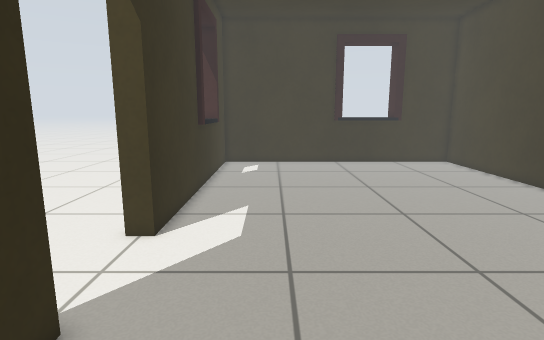
[1] (above)

14 first-person views from a walk through a world built for the Gazebo simulator. The camera is 0.83 m above the floor, tilts 10° down and sees 80° across. The floor is counted in squares, 0.2 m on a side. Each view is taken from the middle of a square. On the plan, view 1 faces up. The plan holds only what a view shows up to about 20 squares ahead; the rest is blank.

[2]
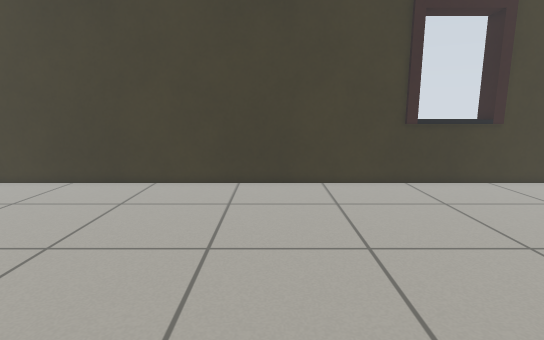

[3]
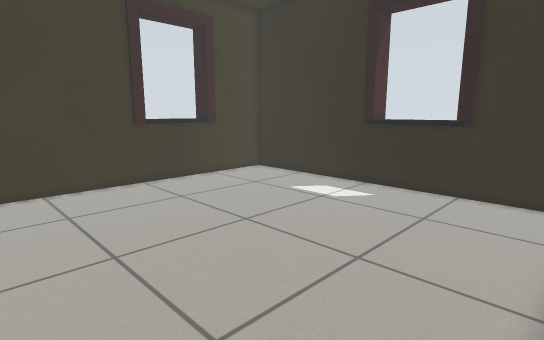

[4]
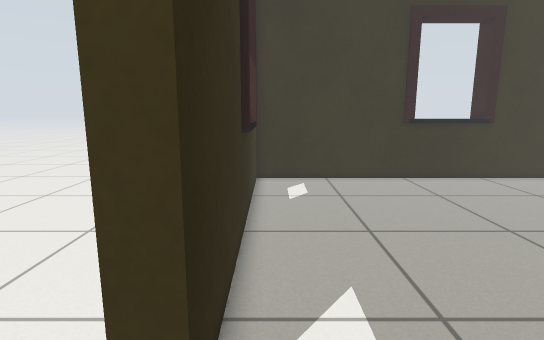

[5]
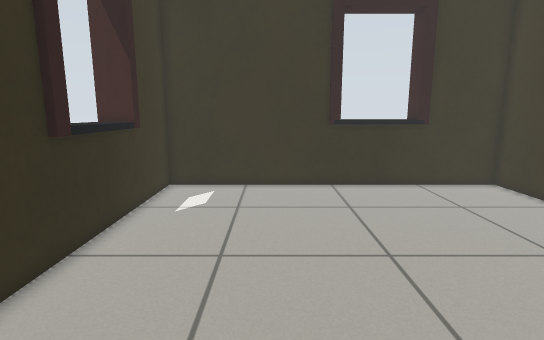

[6]
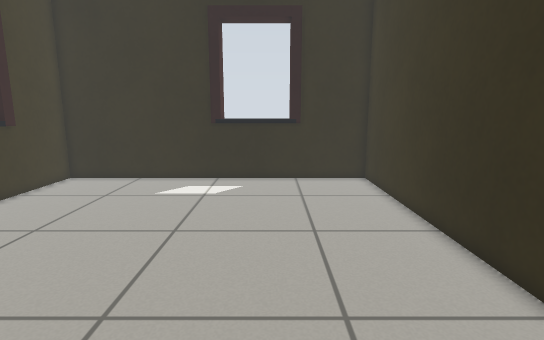

[7]
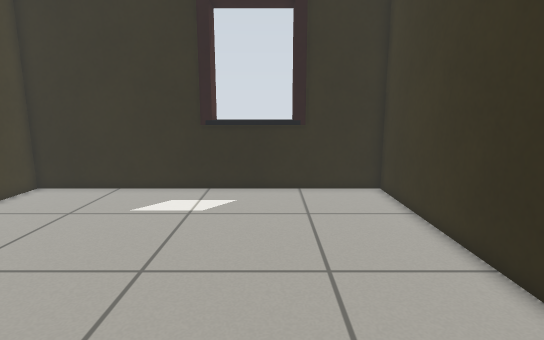

[8]
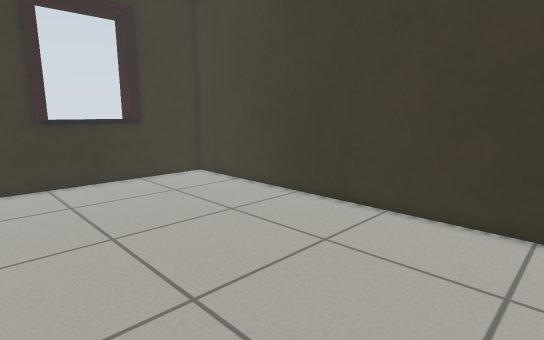

[9]
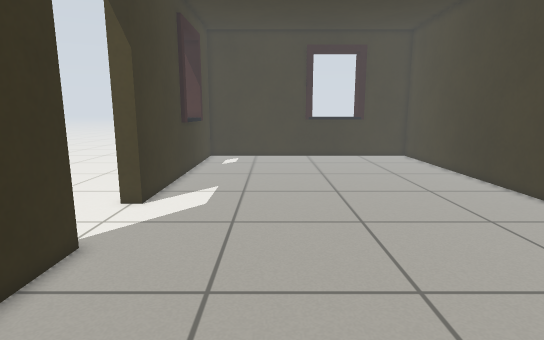

[10]
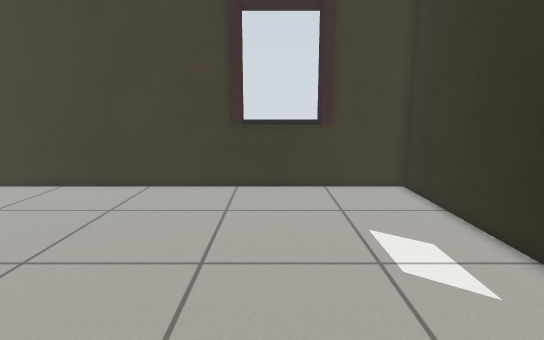

[11]
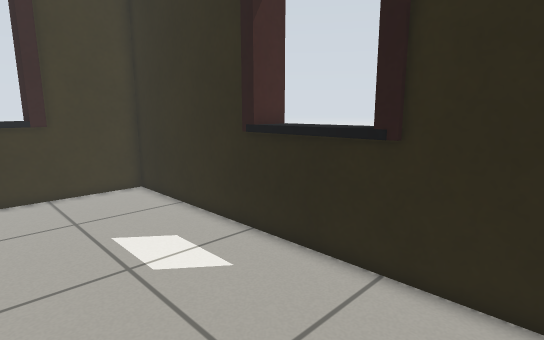

[12]
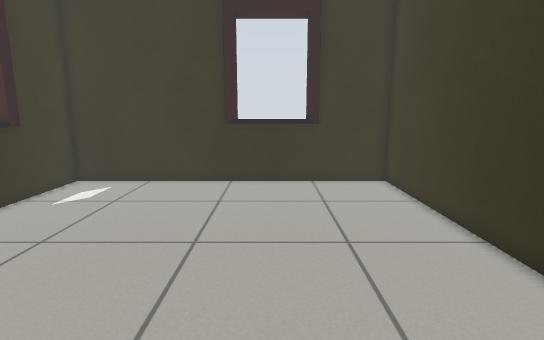

[13]
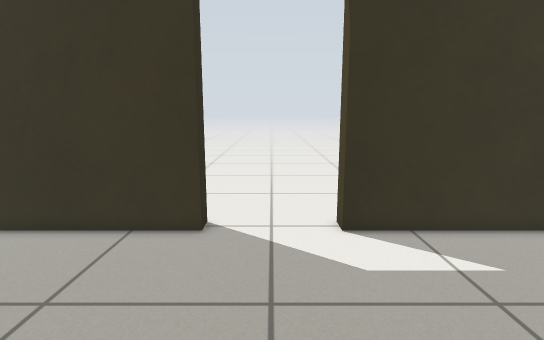

[14]
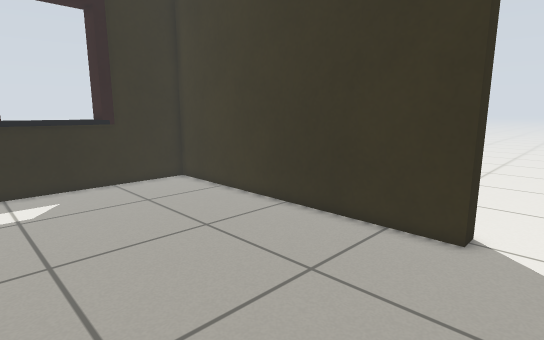

### Floor plan
Points are (right, up) in squares from view 1. A wall is a line through its corners. A room is listed if a view was taken in it or the views show most of it. See-through windows are left out.
Room 1 (views 1, 4, 5, 6, 7, 8, 9, 10, 11, 12, 13, 14)
walls: (-4, 5.5) (-4, -11.5) (15, -11.5) (15, 27.5) (-4, 27.5) (-4, 10.5); (-3.7, 23.4) (-3.7, 17.6); (14.7, -7.4) (14.7, -1.6); (0.1, -11.3) (5.9, -11.3); (10.9, 27.3) (5.1, 27.3)
ways out: opening at (-4.5, 8) to room 2
Room 2 (views 2, 3)
walls: (-4, 10.5) (-5, 10.5); (-5.1, 5.5) (-4, 5.5)
ways out: opening at (-4.5, 8) to room 1

Positions as (right, up) in squares from view 1, and headings:
1: (0, 0), facing up
2: (-4, 6), facing right
3: (-4, 6), facing down-right
4: (-3, 7), facing up
5: (2, 9), facing up
6: (2, 9), facing down
7: (2, 6), facing down
8: (2, 7), facing up-right
9: (2, -4), facing up
10: (-3, -4), facing right
11: (-3, -4), facing down-right
12: (8, 8), facing up
13: (7, 8), facing left
14: (7, 8), facing down-left
